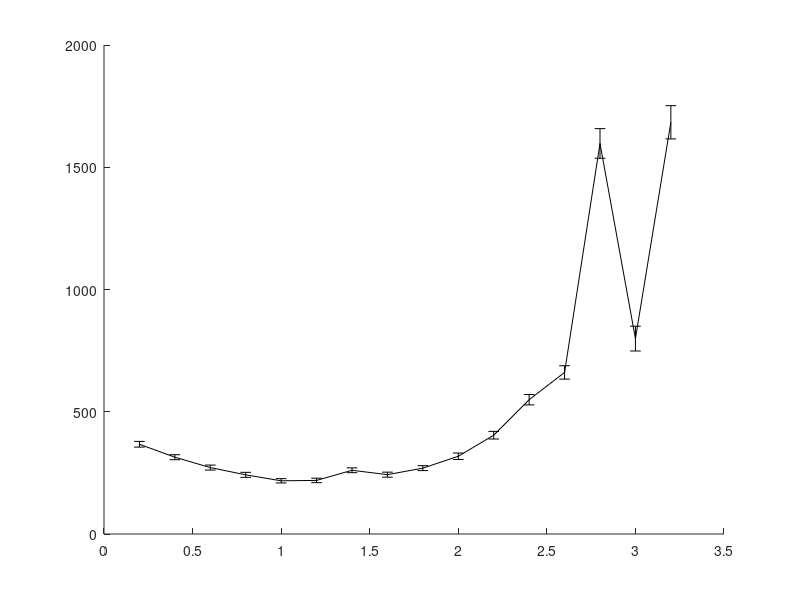

Reproduce this figure in MATLAB. (Note: this script raises an error after producing the figure.)
% Performance comparison between the PCS, GD (with KDL) and the Hybrid
% approach. The experiment is in one scene with obstacles where the start and goal configurations
% are:
% State c_start = {0.5236, 1.74753, -1.8326, -1.4835,	1.5708,	0, 1.004278, 0.2729, 0.9486, -1.15011, 1.81001, -1.97739};
% State c_goal = {0.5236, 0.34907, 0.69813, -1.3963, 1.5708, 0, 0.7096, 1.8032, -1.7061, -1.6286, 1.9143, -2.0155}; // Robot 2 no backflip - Elbow down
% This while benchmarking the maximum step distance.
% With joint limits of the ABB robots.
% last updated: 09/04/17

clear all
clc

%%
planners = {'BiRRT','RRT','LazyRRT','SBL'};
plannerType = planners{1};
switch plannerType
    case 'BiRRT'
        D1 = load('Benchmark_BiRRT_PCS_3poles_rB.txt');
        D2 = load('Benchmark_BiRRT_GD_3poles_rB.txt');
        D3 = load('Benchmark_BiRRT_HB_3poles_rB.txt');
    case 'RRT'
        D1 = load('Benchmark_RRT_PCS_3poles_rB.txt'); D1 = D1(D1(:,3)==1,:);
        D2 = load('Benchmark_RRT_GD_3poles_rB.txt'); D2 = D2(D2(:,3)==1,:);
        D3 = load('Benchmark_RRT_HB_3poles_rB.txt'); D3 = D3(D3(:,3)==1,:);
    case 'LazyRRT'
        D1 = load('Benchmark_LazyRRT_PCS_3poles_rB.txt');
        D2 = load('Benchmark_LazyRRT_GD_3poles_rB.txt'); D2 = D2(D2(:,3)==1,:);
        D3 = load('Benchmark_RRT_HB_3poles_rB.txt');
    case 'SBL'
        D1 = load('Benchmark_SBL_PCS_3poles_rB.txt');
        D2 = load('Benchmark_SBL_GD_3poles_rB.txt');
        D3 = load('Benchmark_SBL_HB_3poles_rB.txt');
end

%% 
disp(['Results for ' plannerType ':']);


%%
% PCS
rd = sort(unique(D1(:,1)));
for i = 1:length(rd)
    M = D1(D1(:,1)==rd(i), 2:end);
    td(i) = mean(M(:,4))*1e3;
    td_ste(i) = 1e3*std(M(:,4))/sqrt(size(M,1));
end

%%
% GD
rg = sort(unique(D2(:,1)));
for i = 1:length(rg)
    M = D2(D2(:,1)==rg(i), 2:end);
%     disp([i-1 rg(i)  size(M,1)])
    tg(i) = mean(M(:,4))*1e3;
    tg_ste(i) = 1e3*std(M(:,4))/sqrt(size(M,1));
end

%%
% HB
rb = sort(unique(D3(:,1)));
for i = 1:length(rb)
    M = D3(D3(:,1)==rb(i), 2:end);
%     disp([i-1 rg(i)  size(M,1)])
    tb(i) = mean(M(:,4))*1e3;
    tb_ste(i) = 1e3*std(M(:,4))/sqrt(size(M,1));
end

%%
disp(' ');
[tdmin, id] = min(td);
[tgmin, ig] = min(tg);
[tbmin, ib] = min(tb);

%%
h = figure(1);
clf
errorbar(rd,td,td_ste,'-k','linewidth',2);
hold on
errorbar(rg,tg,tg_ste,'--k','linewidth',2);
errorbar(rb,tb,tb_ste,':k','linewidth',2);
hold off
ylabel('mean runtime [msec]');
xlabel('max. local-connection distance');
legend('PCS','GD','HB');
% xlim([0 6]);
% xlim([min(rd) max(rd)]);

%% 
sS = rd(id);
tmin = tdmin;
D1 = D1(D1(:,1)==sS, 2:end);
verf = D1(:,1)==1;
suc = D1(:,2)==1;

D = D1;
disp('------------------------------------');
disp('PCS:');
disp(['Results of ' num2str(size(D,1)) ' queries.']);
disp(['Minimum avg. runtime is ' num2str(tmin) 'msec with d = ' num2str(sS) ]);
disp(['Percent of successful queries verified: ' num2str(sum(verf & suc)/sum(suc)*100) '%']);
disp(['Plan distance: ' num2str(D(1,3)) ]);
disp(['Avg. runtime: ' num2str(mean(D(:,4))*1e3)  ' +/- ' num2str(std(D(:,4))/sqrt(size(D,1))*1e3) ' msec ']);
disp(['Min. runtime: ' num2str(min(D(:,4))*1e3) ' msec ']);
disp(['Avg. nodes in path: ' num2str(floor(mean(D(:,10)))) ]);
disp(['Avg. nodes in trees: ' num2str(floor(mean(D(:,11)))) ]);
disp(['Avg. number of projections: ' num2str(floor(mean(D(:,5)))) ]);
disp(['Avg. local-connection time: ' num2str(mean(D(:,12)./D(:,13))*1e3)  ' +/- ' num2str(std(D(:,12)./D(:,13))/sqrt(size(D,1))*1e3) ' msec ']);
disp(['Avg. total local-connection time: ' num2str(mean(D(:,12))*1e3)  ' +/- ' num2str(std(D(:,12))/sqrt(size(D,1))*1e3) ' msec ']);
disp(['Avg. number of local connection checks: ' num2str(mean(D(:,13)))]);
disp(['Avg. collision check time: ' num2str(mean(D(:,8))*1e3) ' msec.']);
disp(['Percent of successful local connections: ' num2str(100*mean(D(:,14)./D(:,13)))]);

%%
sS = rg(ig);
tmin = tgmin;
D2 = D2(D2(:,1)==sS, 2:end);
verf = D2(:,1)==1;
suc = D2(:,2)==1;

D = D2;
disp('------------------------------------');
disp('GD:');
disp(['Results of ' num2str(size(D,1)) ' queries.']);
disp(['Minimum avg. runtime is ' num2str(tmin) 'msec with d = ' num2str(sS) ]);
disp(['Percent of successful queries verified: ' num2str(sum(verf & suc)/sum(suc)*100) '%']);
disp(['Plan distance: ' num2str(D(1,3)) ]);
disp(['Avg. runtime: ' num2str(mean(D(:,4))*1e3)  ' +/- ' num2str(std(D(:,4))/sqrt(size(D,1))*1e3) ' msec ']);
disp(['Min. runtime: ' num2str(min(D(:,4))*1e3) ' msec ']);
disp(['Avg. nodes in path: ' num2str(floor(mean(D(:,10)))) ]);
disp(['Avg. nodes in trees: ' num2str(floor(mean(D(:,11)))) ]);
disp(['Avg. number of projections: ' num2str(floor(mean(D(:,5)))) ]);
disp(['Avg. local-connection time: ' num2str(mean(D(:,12)./D(:,13))*1e3)  ' +/- ' num2str(std(D(:,12)./D(:,13))/sqrt(size(D,1))*1e3) ' msec ']);
disp(['Avg. total local-connection time: ' num2str(mean(D(:,12))*1e3)  ' +/- ' num2str(std(D(:,12))/sqrt(size(D,1))*1e3) ' msec ']);
disp(['Avg. number of local connection checks: ' num2str(mean(D(:,13)))]);
disp(['Avg. collision check time: ' num2str(mean(D(:,8))*1e3) ' msec.']);
disp(['Percent of successful local connections: ' num2str(100*mean(D(:,14)./D(:,13)))]);

%%
sS = rb(ib);
tmin = tbmin;
D3 = D3(D3(:,1)==sS, 2:end);
verf = D3(:,1)==1;
suc = D3(:,2)==1;

D = D3;
disp('------------------------------------');
disp('HB:');
disp(['Results of ' num2str(size(D,1)) ' queries.']);
disp(['Minimum avg. runtime is ' num2str(tmin) 'msec with d = ' num2str(sS) ]);
disp(['Percent of successful queries verified: ' num2str(sum(verf & suc)/sum(suc)*100) '%']);
disp(['Plan distance: ' num2str(D(1,3)) ]);
disp(['Avg. runtime: ' num2str(mean(D(:,4))*1e3)  ' +/- ' num2str(std(D(:,4))/sqrt(size(D,1))*1e3) ' msec ']);
disp(['Min. runtime: ' num2str(min(D(:,4))*1e3) ' msec ']);
disp(['Avg. nodes in path: ' num2str(floor(mean(D(:,10)))) ]);
disp(['Avg. nodes in trees: ' num2str(floor(mean(D(:,11)))) ]);
disp(['Avg. number of projections: ' num2str(floor(mean(D(:,5)))) ]);
disp(['Avg. local-connection time: ' num2str(mean(D(:,12)./D(:,13))*1e3)  ' +/- ' num2str(std(D(:,12)./D(:,13))/sqrt(size(D,1))*1e3) ' msec ']);
disp(['Avg. total local-connection time: ' num2str(mean(D(:,12))*1e3)  ' +/- ' num2str(std(D(:,12))/sqrt(size(D,1))*1e3) ' msec ']);
disp(['Avg. number of local connection checks: ' num2str(mean(D(:,13)))]);
disp(['Avg. collision check time: ' num2str(mean(D(:,8))*1e3) ' msec.']);
disp(['Percent of successful local connections: ' num2str(100*mean(D(:,14)./D(:,13)))]);

%%
disp(' ');
disp(['Best speed-up: t_{pcs}/t_{gd} = ' num2str(tdmin/tgmin) ]);
disp(['Best speed-up: t_{hb}/t_{gd} = ' num2str(tbmin/tgmin) ]);
disp(['Best speed-up: t_{hb}/t_{pcs} = ' num2str(tbmin/tdmin) ]);

%%
%%
%%
% PCS
td = D1(:,4);
maxT = max(td);
T1 = linspace(0,maxT,100);
T1 = T1(2:end);
for i = 1:length(T1)
    sd = td < T1(i);
    md(i) = mean(td(sd));
    Md(i) = 1-sum(sd)/length(td);
end
%%
% GD
tg = D2(:,4);
maxT = max(tg);
T2 = linspace(0,maxT,1000);
T2 = T2(2:end);
for i = 1:length(T2)
    sg = tg < T2(i);
    mg(i) = mean(tg(sg));
    Mg(i) = 1-sum(sg)/length(tg);
end

%%
% HB
tb = D3(:,4);
maxT = max(tg);
T3 = linspace(0,maxT,1000);
T3 = T3(2:end);
for i = 1:length(T3)
    sb = tb < T3(i);
    mb(i) = mean(tb(sb));
    Mb(i) = 1-sum(sb)/length(tb);
end

%%
h = figure(2);
clf
plot(T1,Md*100,'-k','linewidth',2);
hold on
plot(T2,Mg*100,'--k','linewidth',2);
% plot(T3,Mb*100,':k','linewidth',2);
hold off
xlabel('maximum runtime (sec)');
ylabel('failure rate (%)');
legend('PCS','NR');
xlim([0 1.2]);%max([T1 T2])]);
% title(plannerType);
set(gca,'fontsize',13);
% set(h, 'Position', [100, 100, 800, 400]);
% print PCS_NR_runtime.eps -depsc -r200
